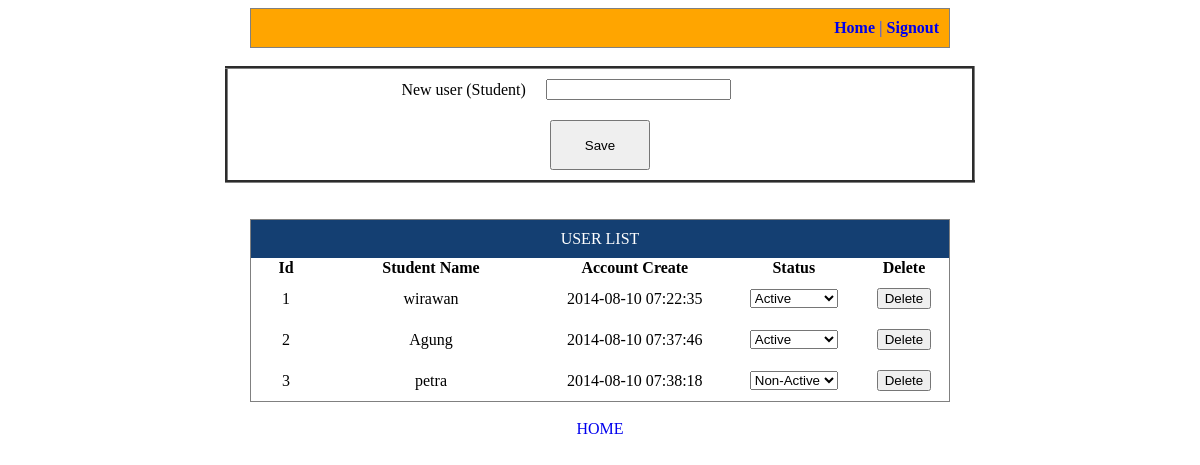
/typingadmin/add_user.php, run on the app's committed database.
### tables this page shows
CREATE TABLE IF NOT EXISTS `user_allow` (
  `id` int(11) NOT NULL AUTO_INCREMENT,
  `username` varchar(100) NOT NULL,
  `status` tinyint(1) NOT NULL,
  `date_create` datetime NOT NULL,
  PRIMARY KEY (`id`)
);

### typingadmin/add_user.php (the view, shortened to what this page needs)
<?php
require_once("header.php");
?>
<head>
<link rel="stylesheet" type="text/css" href="style.css">
</head>
<body background="image/bg.gif">
	<br/>
	<table bgcolor="white" border="3" align='center' width='750' rules='none' >
		<form action="add_user_save.php" method="POST">
		<tr>
			<td align="right">New user (Student) </td>
			<td><input name="txtNewUser" type="text" maxlength="20" required /></td>
		</tr>
		<tr>
			<td colspan="2" align="center"><input type="submit" value="Save" style="width:100px;height:50px;" /></td>
		</tr>
		</form>
	</table>
	<br/><br/>
	<table bgcolor="white" border="1" align='center' width='700' rules='none' >
		<form action="updatePass.php" method="POST">
		<tr class="judul">
			<td align="center" colspan="5">USER LIST</td>
		</tr>
		<?php
		echo "<tr>";
			echo "<th>Id</th>";
			echo "<th>Student Name</th>";
			echo "<th>Account Create</th>";
			echo "<th>Status</th>";
			echo "<th>Delete</th>";
		echo "</tr>";
		$nomor = 1;
		$tampildata = mysql_query("SELECT * FROM user_allow");
		while ($row = mysql_fetch_array($tampildata)) {
			echo "<tr align='center' class='seleksi_row'>";
			echo "<td width='50'>".$nomor."<input type='hidden' name='txtId' id='txtId' value='".$row['id']."' /></td>";
			echo "<td width='200'>".$row['username']."</td>";
			echo "<td>".$row['date_create']."</td>";
			echo "<td>";
				echo "<select name='txtStatus' class='txtStatus' title='".$row['id']."' width='100%'>";
				if ($row['status'] == 1) {
					echo "<option value='1' selected >Active</option>";
				} else {
					echo "<option value='0' selected >Non-Active</option>";
				}
				echo "</select>";
			echo "</td>";
			echo "<td><input type='button' value='Delete' class='hapus_data' alt='".$row['id']."' ></td>";
			echo "</tr>";
			$nomor++;
		}
		?>
		</form>
	</table>
	<br/>
	<center>
		<a href="index.php">HOME</a>
	</center>
</body>

### typingadmin/style.css (style rules this page uses)
table tr td { padding:10px; }
a { text-decoration:none; }
.judul { background-color:#143F72; color:white; }
.seleksi_row { background-color:white; }

### data on the page
user_allow: username "wirawan", date_create "2014-08-10 07:22:35", txtStatus "Active"
user_allow: username "Agung", date_create "2014-08-10 07:37:46", txtStatus "Active"
user_allow: username "petra", date_create "2014-08-10 07:38:18", txtStatus "Non-Active"
